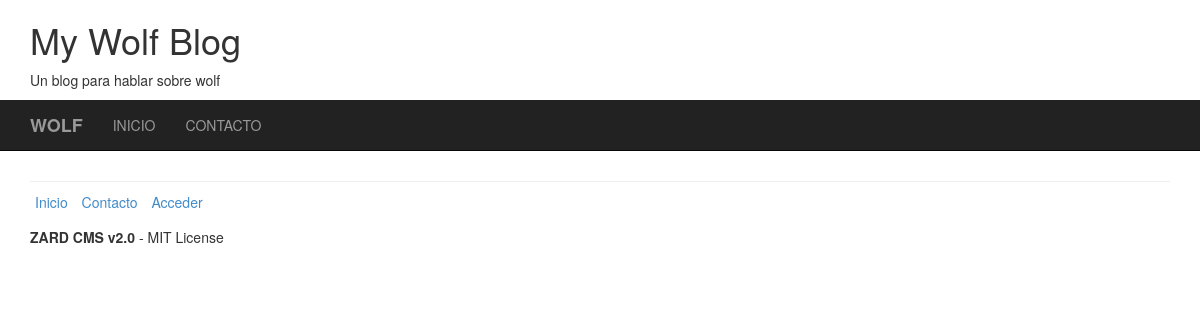
The page /core/modules/index/view/layout.php on the database as committed earlier.
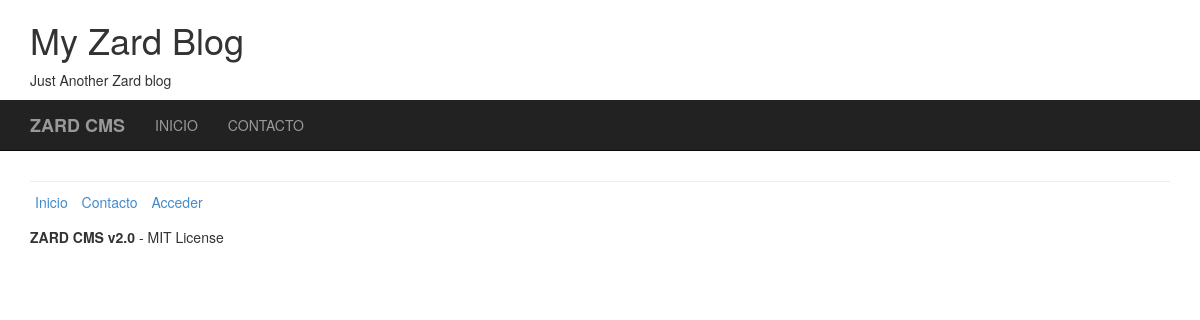
The same page on the database as committed later.
### tables this page shows
create table config(
	id int not null auto_increment primary key,
	slug varchar(100) not null,
	name varchar(100) not null,
	kind varchar(100) not null default 1,
	description text not null,
	advice text
);

### admin/core/controller/Executor.php (called while the page is built)
<?php
class Executor {
	public static function doit($sql){
		$con = Database::getCon();
		return array($con->query($sql),$con->insert_id);
	}
}
?>

### admin/core/modules/index/model/ConfigData.php (called while the page is built, shortened)
<?php
class ConfigData {
	public static $tablename = "config";
	public static function getByKey($key){
		$sql = "select * from ".self::$tablename." where slug=\"$key\"";
		$query = Executor::doit($sql);
		return Model::one($query[0],new ConfigData());
	}
}
?>

### admin/core/controller/Model.php (called while the page is built, shortened)
<?php
class Model {
	public static function one($query,$aclass){
		$found = null;
		$data = new $aclass;
		while($r = $query->fetch_array()){
			$cnt=1;
			foreach ($r as $key => $v) {
				if($cnt>0 && $cnt%2==0){
					$data->$key = $v;
				}
				$cnt++;
			}
			$found = $data;
			break;
		}
		return $found;
	}
}
?>

### core/modules/index/view/layout.php (the view, shortened to what this page needs)
<html>
<head>
<link rel="stylesheet" type="text/css" href="admin/res/bootstrap3/css/bootstrap.min.css">
<link rel="stylesheet" type="text/css" href="admin/res/font-awesome/css/font-awesome.min.css">
</head>
<body>
<div class="container">
<div class="row">
<div class="col-md-12">
<h1><?php echo ConfigData::getByKey("site_title")->description;?></h1>
<p><?php echo ConfigData::getByKey("site_description")->description;?></p>
</div>
</div>
</div>
<header class="navbar navbar-inverse navbar-static-top" role="banner">
  <div class="container">
    <div class="navbar-header">
      <a class="navbar-brand" href="./"><b><?php echo ConfigData::getByKey("navbar_text")->description;?></b></a>
    </div>
    <nav class="collapse navbar-collapse bs-navbar-collapse" role="navigation">
      <ul class="nav navbar-nav">
          <li><a href="./"> INICIO</a></li>
          <li><a href="./?view=contact"> CONTACTO</a></li>
      </ul>
    </nav>
  </div>
</header>
<div class="container">
<div class="row">
<div class="col-md-12">
<hr style="margin:10px 0px;">
<ul class="list-inline">
  <li><a href="./">Inicio</a></li>
  <li><a href="./?view=contact">Contacto</a></li>
  <li><a href="./admin/">Acceder</a></li>
</ul>
<p style="padding:5px 0px;"><b>ZARD CMS v2.0</b> - MIT License</p>
</div>
</div>
</div>
</body>
</html>

Rows that differ between the two databases and show on the page:
changed config: description "My Wolf Blog" → "My Zard Blog"
changed config: description "Un blog para hablar sobre wolf" → "Just Another Zard blog"
changed config: description "WOLF" → "ZARD CMS"
